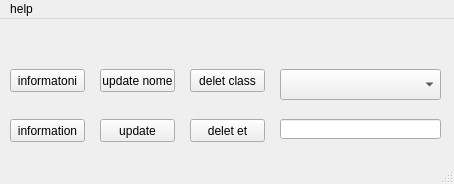
<?xml version="1.0" encoding="UTF-8"?>
<ui version="4.0">
 <class>MainWindow</class>
 <widget class="QMainWindow" name="MainWindow">
  <property name="geometry">
   <rect>
    <x>0</x>
    <y>0</y>
    <width>454</width>
    <height>184</height>
   </rect>
  </property>
  <property name="windowTitle">
   <string>MainWindow</string>
  </property>
  <widget class="QWidget" name="centralwidget">
   <widget class="QPushButton" name="pushButton">
    <property name="geometry">
     <rect>
      <x>190</x>
      <y>50</y>
      <width>75</width>
      <height>23</height>
     </rect>
    </property>
    <property name="text">
     <string>delet class</string>
    </property>
   </widget>
   <widget class="QComboBox" name="comboBox">
    <property name="geometry">
     <rect>
      <x>280</x>
      <y>50</y>
      <width>161</width>
      <height>31</height>
     </rect>
    </property>
   </widget>
   <widget class="QPushButton" name="pushButton_2">
    <property name="geometry">
     <rect>
      <x>100</x>
      <y>50</y>
      <width>75</width>
      <height>23</height>
     </rect>
    </property>
    <property name="text">
     <string>update nome</string>
    </property>
   </widget>
   <widget class="QLineEdit" name="lineEdit">
    <property name="geometry">
     <rect>
      <x>280</x>
      <y>100</y>
      <width>161</width>
      <height>20</height>
     </rect>
    </property>
   </widget>
   <widget class="QPushButton" name="pushButton_3">
    <property name="geometry">
     <rect>
      <x>100</x>
      <y>100</y>
      <width>75</width>
      <height>23</height>
     </rect>
    </property>
    <property name="text">
     <string>update</string>
    </property>
   </widget>
   <widget class="QPushButton" name="pushButton_4">
    <property name="geometry">
     <rect>
      <x>190</x>
      <y>100</y>
      <width>75</width>
      <height>23</height>
     </rect>
    </property>
    <property name="text">
     <string>delet et</string>
    </property>
   </widget>
   <widget class="QPushButton" name="pushButton_5">
    <property name="geometry">
     <rect>
      <x>10</x>
      <y>50</y>
      <width>75</width>
      <height>23</height>
     </rect>
    </property>
    <property name="text">
     <string>informatoni</string>
    </property>
   </widget>
   <widget class="QPushButton" name="pushButton_6">
    <property name="geometry">
     <rect>
      <x>10</x>
      <y>100</y>
      <width>75</width>
      <height>23</height>
     </rect>
    </property>
    <property name="text">
     <string>information</string>
    </property>
   </widget>
  </widget>
  <widget class="QMenuBar" name="menubar">
   <property name="geometry">
    <rect>
     <x>0</x>
     <y>0</y>
     <width>454</width>
     <height>21</height>
    </rect>
   </property>
   <widget class="QMenu" name="menuHelp">
    <property name="title">
     <string>help</string>
    </property>
   </widget>
   <addaction name="menuHelp"/>
  </widget>
  <widget class="QStatusBar" name="statusbar"/>
 </widget>
 <resources/>
 <connections/>
</ui>
